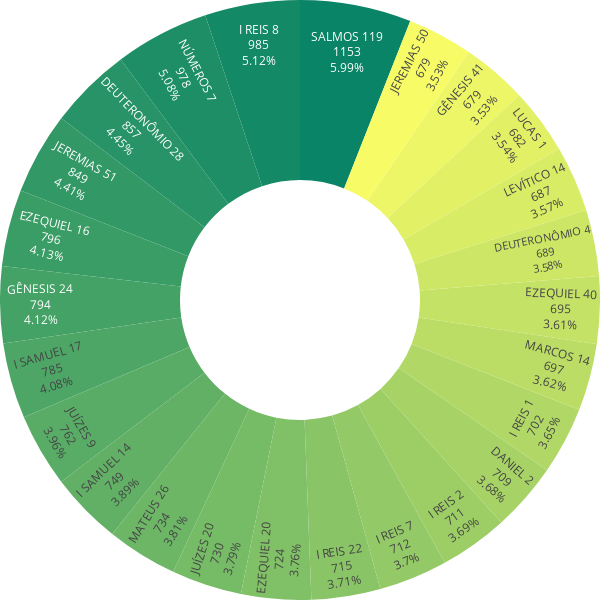

The cell this chart's notebook holds for it:
### Code cell
top_capitulos_palav_pr = top_capitulos_palav.reset_index()
top_capitulos_palav_pr["label"] = (
    top_capitulos_palav_pr["livro"] + " " + top_capitulos_palav_pr["capitulo"]
)
top_capitulos_palav_pr

fig = px.pie(top_capitulos_palav_pr, values="tam_verso_limpo", names="label", color_discrete_sequence=pal,)
fig.update_traces(
    textposition="inside",
    textinfo="label+value+percent",
    hole=0.4,
    #hoverinfo="label+percent+name",
)
fig.update_layout(width=600, height=600, margin=dict(t=0, l=0, r=0, b=0), showlegend=False)

fig.show()

### Figure 1 — Plotly figure (JSON) as saved in the notebook; plotly's stock layout.template omitted (floating-point values rounded to 4 significant figures)
{"data": [{"domain": {"x": [0, 1], "y": [0, 1]}, "hole": 0.4, "hovertemplate": "label=%{label}<br>tam_verso_limpo=%{value}<extra></extra>", "labels": ["SALMOS 119", "I REIS 8", "NÚMEROS 7", "DEUTERONÔMIO 28", "JEREMIAS 51", "EZEQUIEL 16", "GÊNESIS 24", "I SAMUEL 17", "JUÍZES 9", "I SAMUEL 14", "MATEUS 26", "JUÍZES 20", "EZEQUIEL 20", "I REIS 22", "I REIS 7", "I REIS 2", "DANIEL 2", "I REIS 1", "MARCOS 14", "EZEQUIEL 40", "DEUTERONÔMIO 4", "LEVÍTICO 14", "LUCAS 1", "GÊNESIS 41", "JEREMIAS 50"], "legendgroup": "", "name": "", "showlegend": true, "textinfo": "label+value+percent", "textposition": "inside", "type": "pie", "values": [1153, 985, 978, 857, 849, 796, 794, 785, 762, 749, 734, 730, 724, 715, 712, 711, 709, 702, 697, 695, 689, 687, 682, 679, 679]}], "layout": {"height": 600, "legend": {"tracegroupgap": 0}, "margin": {"b": 0, "l": 0, "r": 0, "t": 0}, "piecolorway": ["#098466", "#138966", "#1d8e66", "#279366", "#319866", "#3b9d66", "#44a266", "#4ea666", "#58ac66", "#62b066", "#6cb666", "#76bb66", "#80c066", "#89c466", "#93c966", "#9dce66", "#a7d366", "#b1d866", "#bbdd66", "#c4e266", "#cee666", "#d8ec66", "#e2f066", "#ecf666", "#f6fb66"], "showlegend": false, "width": 600}}
